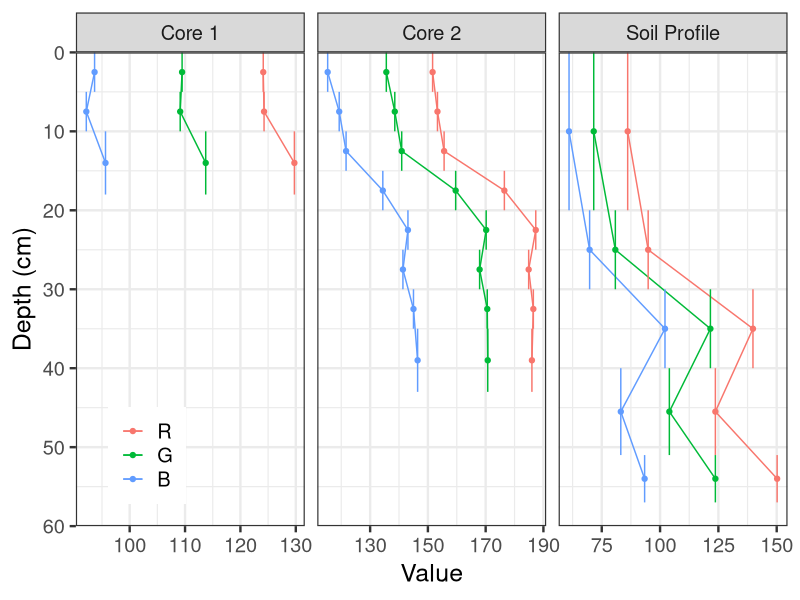
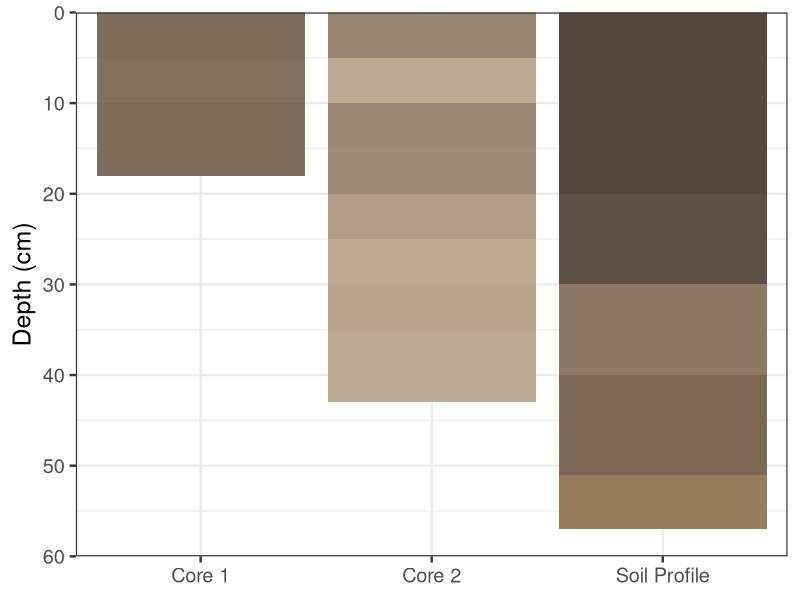
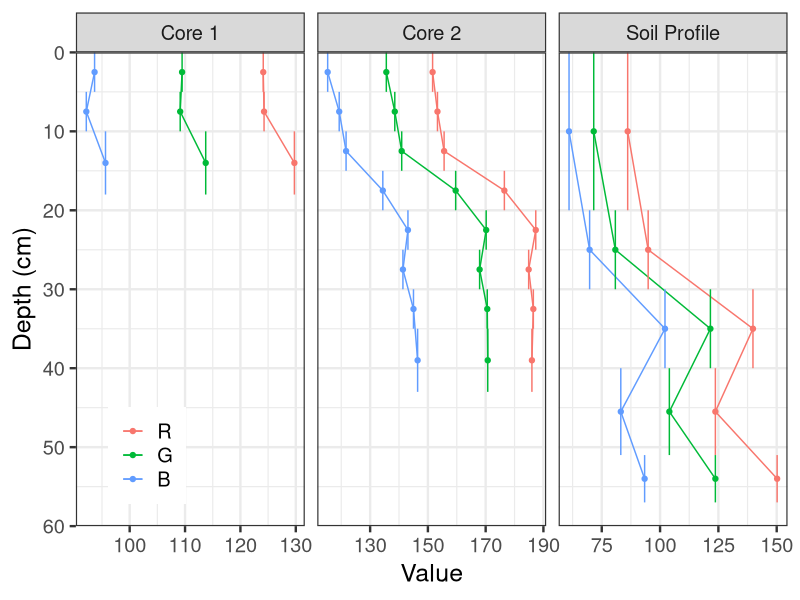
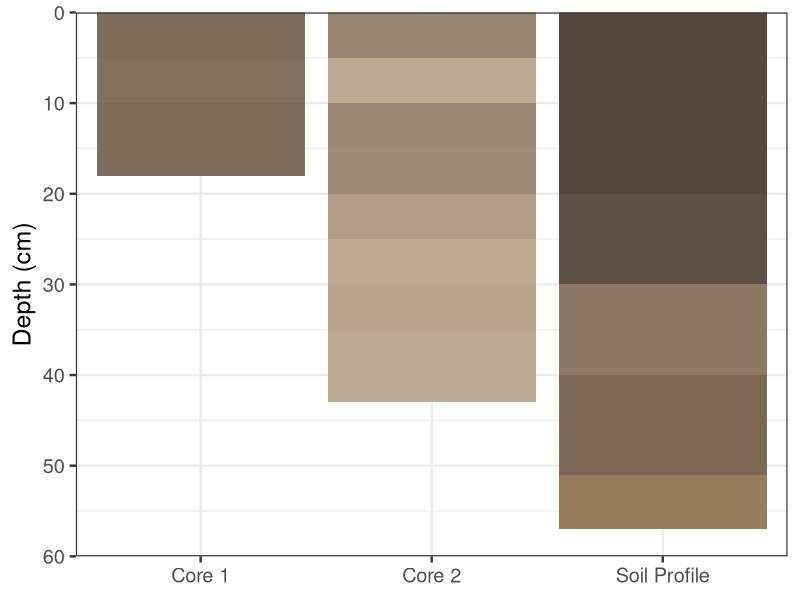

Here is the R script that generated these plots, in order:
#' ---
#' title: "Making Plots With Color Hex Color Codes"
#' subtitle: 'Converts the R G B colour coefficients to the corresponding Color Hex Color Codes'
#' author: "Alex Koiter"
#' date: "Oct 04, 2021"
#' output:
#'   html_document:
#'     theme: cosmo
#'     toc: true
#'---
#' # Load libraries 
#+ message = FALSE
library(tidyverse)
library(readxl)

#' # Load data
results <- read.csv("Results.csv")
ids <- read_excel("ids.xlsx")

#' # Data munging  
data <- ids %>%
  left_join(results) %>%
  filter(!notes %in% c("duplicate")) %>%
  pivot_longer(cols = X:B, names_to = "Colour", values_to = "value") %>%
  mutate(mid_depth = (lower_depth - upper_depth)/2 + upper_depth) %>%
  filter(Colour %in% c("R", "G", "B")) %>%
  mutate(Colour = fct_relevel(Colour, "R", "G", "B")) %>%
  mutate(core = recode(core, "1" = "Core 1", "2" = "Core 2", "soil" = "Soil Profile"))

#' # Plot RGB with depth
p1 <- ggplot(data = data, aes(x = mid_depth, y = value, colour = Colour)) +
  geom_point() +
  geom_line() +
  geom_errorbarh(aes(y = value, xmin = upper_depth, xmax = lower_depth)) +
  theme_bw(base_size = 18) +
  coord_flip() +
  scale_x_reverse(limits = c(60, 0), breaks = seq(0, 70, by = 10), expand = c(0, 0)) +
  labs(x = "Depth (cm)", y = "Value") +
  theme(legend.position = c(0.1, 0.15),
        legend.title = element_blank()) +
  facet_wrap(~core, scales = "free_x")
p1
ggsave(plot = p1, "RGB_colour_fig.png", height = 150, width = 150, units = "mm", dpi = 600)  

#' # Data munging and conversion to hex colours
hex <- ids %>%
  left_join(results) %>%
  filter(!notes %in% c("duplicate")) %>%
  select("id", "core", "upper_depth", "lower_depth", "R", "G", "B") %>%
  mutate(hex = rgb(R, G, B, max = 255)) %>%
  arrange(core, upper_depth) %>%
  mutate(mid_depth = (lower_depth - upper_depth)/2 + upper_depth) %>%
  mutate(core = recode(core, "1" = "Core 1", "2" = "Core 2", "soil" = "Soil Profile"))

#' # Create vector of hex colour codes
soil_colour <- as.vector(hex$hex)

#' # Plot hex colours with depth
p2 <- ggplot(data = hex, aes(x = mid_depth, y = core)) +
  geom_tile(aes(width = lower_depth - upper_depth, fill = id, height = 0.9)) +
  theme_bw(base_size = 18) +
  coord_flip() +
  scale_x_reverse(limits = c(60, 0), breaks = seq(0, 70, by = 10), expand = c(0, 0)) +
  scale_y_discrete(expand = c(0.27, 0)) +
  scale_fill_manual(values = soil_colour) +
  labs(x = "Depth (cm)") +
  theme(legend.position = "none",
        axis.title.x=element_blank()) 
p2

ggsave(plot = p2, "Hex_colour_fig.png", height = 150, width = 150, units = "mm", dpi = 600)  
